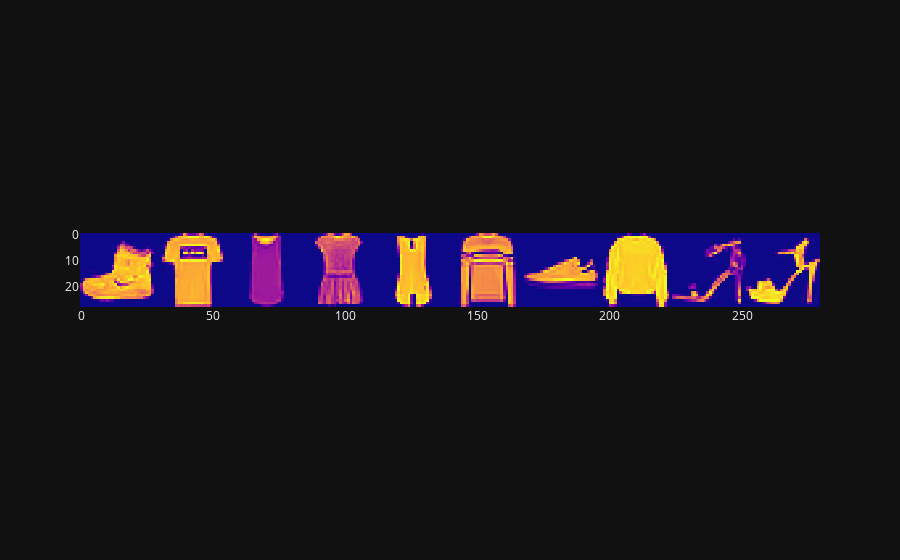

The cell this chart's notebook holds for it:
### Markdown cell above
### Data preprocess

### Code cell
(X_train, y_train), (X_test, y_test) = keras.datasets.fashion_mnist.load_data()

px.imshow(np.hstack(X_train[:10])).update_coloraxes(showscale=False).show()

w, h = X_train[0].shape
print(f"Single image shape is {w} x {h}")

### Figure 1 — Plotly figure (JSON) as saved in the notebook; plotly's stock layout.template omitted (floating-point values rounded to 4 significant figures; data arrays with more than 128 entries replaced by an {"elided": "..."} marker saying what was removed)
{"data": [{"coloraxis": "coloraxis", "hovertemplate": "x: %{x}<br>y: %{y}<br>color: %{z}<extra></extra>", "name": "0", "type": "heatmap", "xaxis": "x", "yaxis": "y", "z": {"elided": "28x280 int values"}}], "layout": {"coloraxis": {"colorscale": [[0, "#0d0887"], [0.1111, "#46039f"], [0.2222, "#7201a8"], [0.3333, "#9c179e"], [0.4444, "#bd3786"], [0.5556, "#d8576b"], [0.6667, "#ed7953"], [0.7778, "#fb9f3a"], [0.8889, "#fdca26"], [1, "#f0f921"]], "showscale": false}, "margin": {"t": 60}, "xaxis": {"anchor": "y", "constrain": "domain", "domain": [0, 1], "scaleanchor": "y"}, "yaxis": {"anchor": "x", "autorange": "reversed", "constrain": "domain", "domain": [0, 1]}}}
